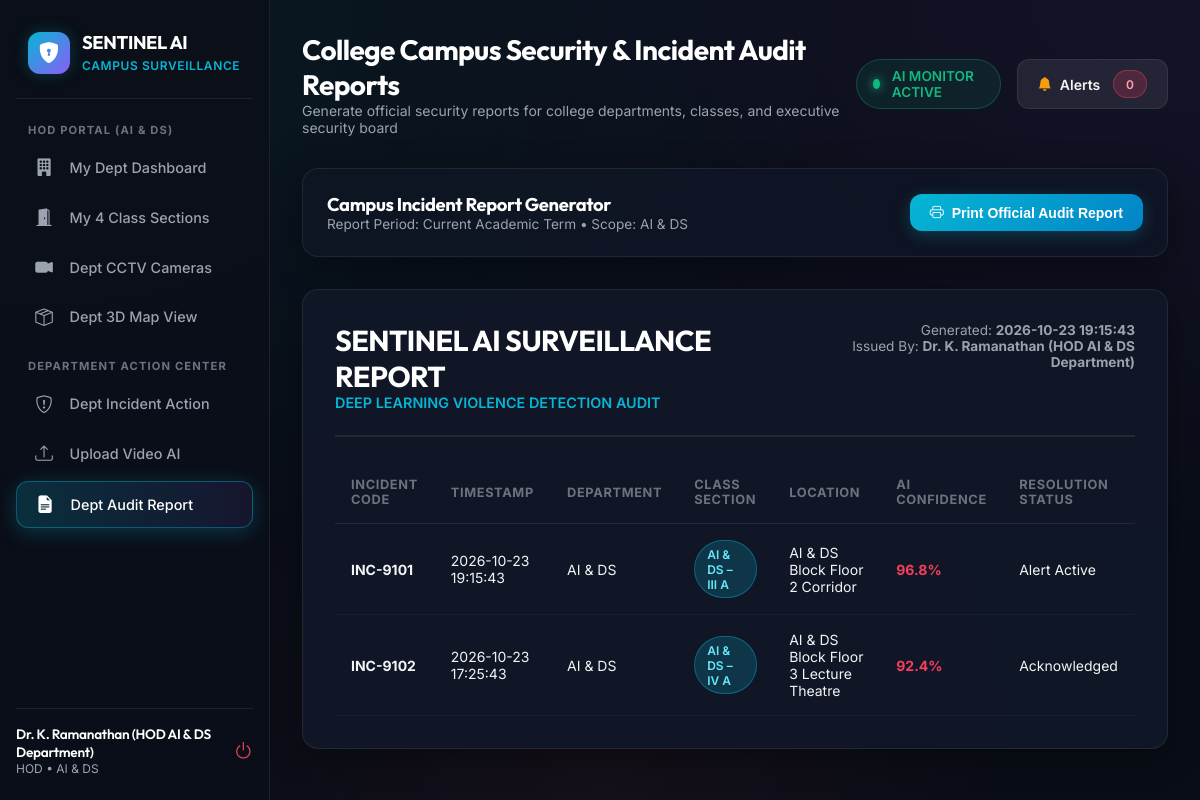
Screenshot of /reports (signed in) with the database file from the repository.
### tables this page shows
CREATE TABLE incidents (
        id INTEGER PRIMARY KEY AUTOINCREMENT,
        incident_code TEXT UNIQUE NOT NULL,
        timestamp TEXT NOT NULL,
        camera_id TEXT NOT NULL,
        department TEXT NOT NULL,
        class_section TEXT NOT NULL,
        location TEXT NOT NULL,
        confidence_score REAL NOT NULL,
        evidence_image TEXT NOT NULL,
        status TEXT NOT NULL DEFAULT 'Alert Active',
        acknowledged_by TEXT,
        notes TEXT
    );

### app.py (the view)
    def wrapper(*args, **kwargs):
        if 'user_id' not in session:
            return redirect(url_for('login'))
        return f(*args, **kwargs)

### app.py (called while the page is built)
def hod_required(f):
    def wrapper(*args, **kwargs):
        if 'user_id' not in session:
            return redirect(url_for('login'))
        return f(*args, **kwargs)
    wrapper.__name__ = f.__name__
    return wrapper

@app.route('/reports')
@hod_required
def reports():
    conn = get_db_connection()
    role = session.get('role')
    user_dept = session.get('department')
    if role == 'admin':
        incidents = conn.execute("SELECT * FROM incidents ORDER BY timestamp DESC").fetchall()
    else:
        incidents = conn.execute("SELECT * FROM incidents WHERE department = ? ORDER BY timestamp DESC", (user_dept,)).fetchall()
    conn.close()
    return render_template('reports.html', incidents=incidents)

### database.py (called while the page is built)
def get_db_connection():
    conn = sqlite3.connect(DB_PATH, timeout=30.0)
    conn.row_factory = sqlite3.Row
    return conn

### templates/reports.html (shortened to what this page needs)
{% extends 'base.html' %}
{% block page_title %}College Campus Security & Incident Audit Reports{% endblock %}
{% block page_subtitle %}Generate official security reports for college departments, classes, and executive security board{% endblock %}
{% block content %}
<div class="glass-panel" style="padding: 1.5rem; margin-bottom: 2rem; display: flex; justify-content: space-between; align-items: center; flex-wrap: wrap; gap: 1rem;">
    <div>
        <h3 style="font-size: 1.15rem; color: #fff;">Campus Incident Report Generator</h3>
        <p style="font-size: 0.85rem; color: var(--text-muted);">Report Period: Current Academic Term &bull; Scope: {{ session.get('department', 'College-Wide') }}</p>
    </div>
    <div>
        <button onclick="window.print()" class="btn btn-primary">
            <i class="bi bi-printer"></i> Print Official Audit Report
        </button>
    </div>
</div>
<div class="glass-panel" style="padding: 2rem; background: rgba(17, 24, 39, 0.9);">
    <div style="border-bottom: 2px solid var(--glass-border); padding-bottom: 1.5rem; margin-bottom: 1.5rem; display: flex; justify-content: space-between; align-items: flex-start;">
        <div>
            <h1 style="font-size: 1.8rem; color: #fff;">SENTINEL AI SURVEILLANCE REPORT</h1>
            <p style="color: var(--color-primary); font-weight: 600; font-size: 0.9rem;">DEEP LEARNING VIOLENCE DETECTION AUDIT</p>
        </div>
        <div style="text-align: right; font-size: 0.85rem; color: var(--text-muted);">
            <p>Generated: <strong>{{ incidents[0].timestamp if incidents else '2026-10-06' }}</strong></p>
            <p>Issued By: <strong>{{ session.get('full_name') }}</strong></p>
        </div>
    </div>
    <div class="table-responsive">
        <table class="custom-table">
            <thead>
                <tr>
                    <th>Incident Code</th>
                    <th>Timestamp</th>
                    <th>Department</th>
                    <th>Class Section</th>
                    <th>Location</th>
                    <th>AI Confidence</th>
                    <th>Resolution Status</th>
                </tr>
            </thead>
            <tbody>
                {% for inc in incidents %}
                <tr>
                    <td><strong>{{ inc.incident_code }}</strong></td>
                    <td>{{ inc.timestamp }}</td>
                    <td>{{ inc.department }}</td>
                    <td><span class="badge badge-info">{{ inc.class_section }}</span></td>
                    <td>{{ inc.location }}</td>
                    <td><strong style="color: var(--color-danger);">{{ inc.confidence_score }}%</strong></td>
                    <td>{{ inc.status }}</td>
                </tr>
                {% else %}
                <tr>
                    <td colspan="7" style="text-align: center; color: var(--text-muted); padding: 2rem;">No incidents recorded in audit log.</td>
                </tr>
                {% endfor %}
            </tbody>
        </table>
    </div>
</div>
{% endblock %}

### static/css/style.css (style rules this page uses)
:root { --bg-dark: #090d16; --bg-card: rgba(17, 24, 39, 0.7); --bg-card-hover: rgba(30, 41, 59, 0.8); --glass-border: rgba(255, 255, 255, 0.08); --glass-border-glow: rgba(6, 182, 212, 0.4); --color-primary: #06b6d4; --color-primary-glow: rgba(6, 182, 212, 0.25); --color-secondary: #8b5cf6; --color-success: #10b981; --color-warning: #f59e0b; --color-danger: #f43f5e; --color-danger-glow: rgba(244, 63, 94, 0.35); --text-main: #f3f4f6; --text-muted: #9ca3af; --text-dim: #6b7280; --sidebar-width: 270px; --radius-lg: 16px; --radius-md: 12px; --radius-sm: 8px; --transition-smooth: all 0.25s cubic-bezier(0.4, 0, 0.2, 1); }
* { box-sizing: border-box; margin: 0; padding: 0; }
body { font-family: 'Inter', -apple-system, BlinkMacSystemFont, sans-serif; background-color: var(--bg-dark); background-image: radial-gradient(at 0% 0%, rgba(6, 182, 212, 0.08) 0px, transparent 50%), radial-gradient(at 100% 0%, rgba(139, 92, 246, 0.08) 0px, transparent 50%), radial-gradient(at 50% 100%, rgba(244, 63, 94, 0.05) 0px, transparent 50%); color: var(--text-main); min-height: 100vh; display: flex; overflow-x: hidden; }
h1, h2, h3, h4, h5, h6 { font-family: 'Outfit', sans-serif; letter-spacing: -0.02em; }
.glass-panel { background: var(--bg-card); backdrop-filter: blur(16px); -webkit-backdrop-filter: blur(16px); border: 1px solid var(--glass-border); border-radius: var(--radius-lg); box-shadow: 0 8px 32px 0 rgba(0, 0, 0, 0.37); transition: var(--transition-smooth); }
.badge { padding: 0.35rem 0.75rem; border-radius: 9999px; font-size: 0.75rem; font-weight: 600; display: inline-flex; align-items: center; gap: 0.4rem; }
.badge-info { background: rgba(6, 182, 212, 0.2); color: #67e8f9; border: 1px solid rgba(6, 182, 212, 0.4); }
.btn { padding: 0.65rem 1.25rem; border-radius: var(--radius-md); font-weight: 600; font-size: 0.875rem; cursor: pointer; border: none; display: inline-flex; align-items: center; gap: 0.5rem; transition: var(--transition-smooth); text-decoration: none; }
.btn-primary { background: linear-gradient(135deg, var(--color-primary), #0284c7); color: #fff; box-shadow: 0 4px 15px var(--color-primary-glow); }
.table-responsive { overflow-x: auto; }
.custom-table { width: 100%; border-collapse: collapse; text-align: left; }
.custom-table th { padding: 1rem; font-size: 0.8rem; font-weight: 700; text-transform: uppercase; color: var(--text-dim); border-bottom: 1px solid var(--glass-border); letter-spacing: 0.05em; }
.custom-table td { padding: 1rem; font-size: 0.875rem; color: var(--text-main); border-bottom: 1px solid rgba(255, 255, 255, 0.04); }

### rows the page displays
incidents: timestamp "2026-10-23 19:15:43", incident_code "INC-9101", department "AI & DS", class_section "AI & DS – III A", location "AI & DS Block Floor 2 Corridor", confidence_score "96.8", status "Alert Active"
incidents: incident_code "INC-9102", timestamp "2026-10-23 17:25:43", department "AI & DS", class_section "AI & DS – IV A", location "AI & DS Block Floor 3 Lecture Theatre", confidence_score "92.4", status "Acknowledged"

### other values shown
{{ session.get('department') }} "AI & DS"
{{ session.get('full_name', 'Authorized User') }} "Dr. K. Ramanathan (HOD AI & DS Department)"
{{ session.get('role', 'User') | upper }} "HOD"
{{ session.get('department', 'College') }} "AI & DS"
{{ session.get('department', 'College-Wide') }} "AI & DS"
{{ session.get('full_name') }} "Dr. K. Ramanathan (HOD AI & DS Department)"
